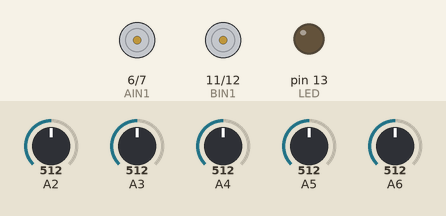
The sketch below on a simulated Arduino Nano, built with avr-gcc and run on an emulated ATmega328P. Shown: motor-driver pin pairs drawn as motors (green arrow = first pin HIGH = forward, orange = second pin HIGH = backward, longer = more drive, scaled by the enable pin), output pins drawn as LEDs (lit = HIGH). The inputs (shaded band) are chosen by the test bench; at power-on: A2 = 512, A3 = 512, A4 = 512, A5 = 512, A6 = 512.

Above: at 4.8 s.
At 7.8 s:
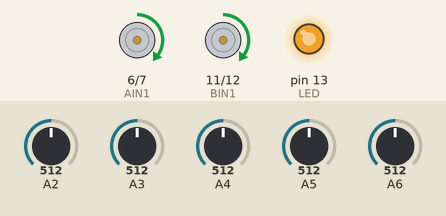
Timing chart, 0 to 9.3 s (numbered marks = the images above):
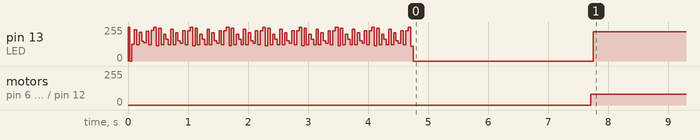

Measured:
- by itself, motor on pin 6 (AIN1) / pin 7 (AIN2), motor on pin 11 (BIN1) / pin 12 (BIN2): stopped → forward 80/255 at 7.7 s

The sketch:

test_ensamblado.ino
```cpp
#include <QTRSensorsOld.h>


//Mapeo de pines
#define AIN1  6
#define AIN2  7
#define PWMA  9

#define BIN1  11
#define BIN2  12
#define PWMB  10

#define NUM_SENSORS             5
#define NUM_SAMPLES_PER_SENSOR  4
#define EMITTER_PIN             13
#define LED     13


// Constantes para PID
float KP = 0.01;
float KD = 1.0;
float Ki = 0.006;

// Regulación de la velocidad Máxima
int Velmax = 80;

// Data para intrgal
int error1=0;
int error2=0;
int error3=0;
int error4=0;
int error5=0;


// Configuración de la librería QTR-8A
QTRSensorsAnalog qtra((unsigned char[])
  {A2, A3, A4, A5, A6}
, NUM_SENSORS, NUM_SAMPLES_PER_SENSOR, EMITTER_PIN);

unsigned int sensorValues[NUM_SENSORS];

// Función accionamiento motor izquierdo
void Motoriz(int value)
{
  if ( value >= 0 )
  {
    digitalWrite(BIN1,HIGH);
    digitalWrite(BIN2,LOW);
  }
  else
  {
    digitalWrite(BIN1,LOW);
    digitalWrite(BIN2,HIGH);
    value *= -1;
  }
  analogWrite(PWMB,value);
}

// Función accionamiento motor derecho
void Motorde(int value)
{
  if ( value >= 0 )
  {
    digitalWrite(AIN1,HIGH);
    digitalWrite(AIN2,LOW);
  }
  else
  {
    digitalWrite(AIN1,LOW);
    digitalWrite(AIN2,HIGH);
    value *= -1;
  }
  analogWrite(PWMA,value);
}


//Accionamiento de motores
void Motor(int left, int righ)
{
 // digitalWrite(STBY,HIGH);
  Motoriz(left);
  Motorde(righ);
}


//función de freno
void freno(boolean left, boolean righ, int value)
{
  //digitalWrite(STBY,HIGH);
  if ( left )
  {
    digitalWrite(BIN1,HIGH);
    digitalWrite(BIN2,HIGH);
    analogWrite (PWMB, value);
  }
  if ( righ )
  {
    digitalWrite(AIN1,HIGH);
    digitalWrite(AIN2,HIGH);
    analogWrite (PWMA, value);
  }
}


void setup()
{
// Declaramos como salida los pines utilizados
  pinMode(LED   ,OUTPUT);
  pinMode(BIN2  ,OUTPUT);
  pinMode(BIN1  ,OUTPUT);
  pinMode(PWMB  ,OUTPUT);
  pinMode(AIN1  ,OUTPUT);
  pinMode(AIN2  ,OUTPUT);
  pinMode(PWMA  ,OUTPUT);


// Calibramos con la función qtra.calibrate();, y dejamos parpadeando el led, mientras se produce la calibración.

  for ( int i=0; i<70; i++)
  {
    digitalWrite(LED, HIGH); delay(20);
    qtra.calibrate();
    digitalWrite(LED, LOW);  delay(20);
  }
  delay(3000);
}


unsigned int position = 0;

//declaraos variables para utilizar PID
int proporcional = 0;         // Proporcional
int integral = 0;           //Intrgral
int derivativo = 0;          // Derivativo


int diferencial = 0;   // Diferencia aplicada a los motores
int last_prop;         // Última valor del proporcional (utilizado para calcular la derivada del error)
int Target = 2000; // Setpoint (Como utilizamos 5 sensores, la línea debe estar entre 0 y 5000, por lo que el ideal es que esté en 2000)

void loop()
{

  position = qtra.readLine(sensorValues, true, true);
  proporcional = ((int)position) - 2000;


  if ( proporcional <= -Target )
  {
    Motorde(0);
    freno(true,false,255);
  }
  else if ( proporcional >= Target )
  {
    Motoriz(0);
    freno(false,true,255);
  }

  derivativo = proporcional - last_prop;
  integral = error1+error2+error3+error4+error5;
  last_prop = proporcional;


  error5=error4;
  error4=error3;
  error3=error2;
  error2=error1;
  error1=proporcional;


  int diferencial = ( proporcional * KP ) + ( derivativo * KD )+ (integral*Ki) ;

  if ( diferencial > Velmax ) diferencial = Velmax;
  else if ( diferencial < -Velmax ) diferencial = -Velmax;

  ( diferencial < 0 ) ?
    Motor(Velmax+diferencial, Velmax) : Motor(Velmax, Velmax-diferencial);
}
```

Source omitted: QTRSensorOld.cpp (25913 bytes), QTRSensorsOld.h (16138 bytes)
